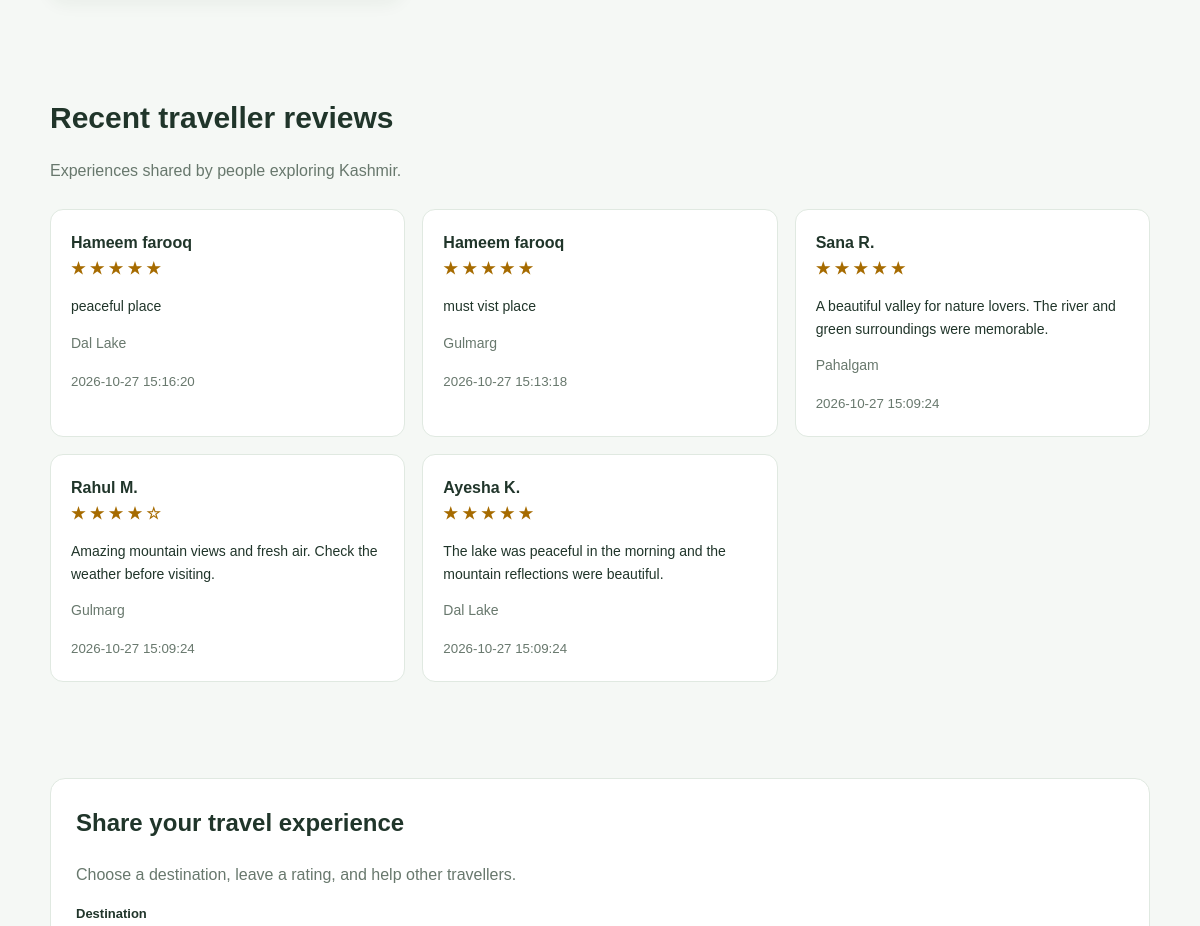
/?category=Lake (middle part), run on an earlier commit of the app's database.
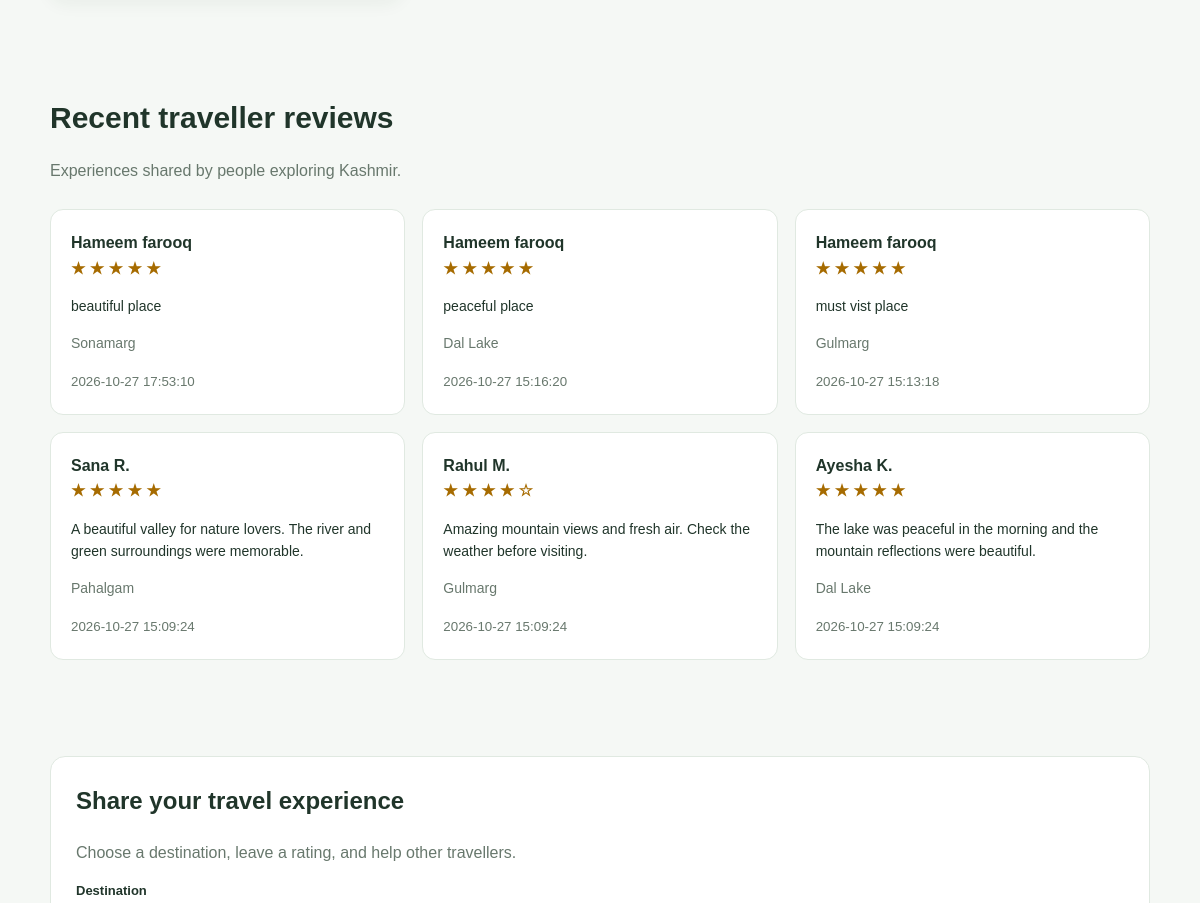
And on a later commit of the database.
### tables this page shows
CREATE TABLE reviews (
            id INTEGER PRIMARY KEY AUTOINCREMENT,
            destination_id INTEGER NOT NULL,
            name TEXT NOT NULL,
            rating INTEGER NOT NULL CHECK(rating BETWEEN 1 AND 5),
            comment TEXT NOT NULL,
            photo_filename TEXT,
            created_at TEXT NOT NULL DEFAULT CURRENT_TIMESTAMP
        );

### app.py (the view)
@app.route('/')
def home():
    search = request.args.get('q', '').strip()[:100]
    category = request.args.get('category', 'All')
    if category not in ('All', 'Lake', 'Mountain', 'Valley', 'Garden'):
        category = 'All'
    destinations = destination_data(search, category)
    conn = connect_db()
    rows = conn.execute('SELECT * FROM reviews ORDER BY id DESC LIMIT 6').fetchall()
    conn.close()
    place_by_id = {d['id']: d for d in DESTINATIONS}
    recent_reviews = []
    for row in rows:
        item = dict(row)
        place = place_by_id.get(item['destination_id'], {})
        item['destination_name'] = place.get('name', 'Kashmir')
        item['destination_slug'] = place.get('slug', 'dal-lake')
        recent_reviews.append(item)
    return render_template('index.html', destinations=destinations, recent_reviews=recent_reviews, q=search, category=category, categories=['All','Lake','Mountain','Valley','Garden'])

### app.py (called while the page is built)
def connect_db():
    conn = sqlite3.connect(DB_PATH)
    conn.row_factory = sqlite3.Row
    return conn

def destination_data(search='', category='All'):
    conn = connect_db()
    data = []
    for destination in DESTINATIONS:
        if search and search.lower() not in (destination['name'] + ' ' + destination['location'] + ' ' + destination['description']).lower():
            continue
        if category not in ('All', '') and destination['category'] != category:
            continue
        row = conn.execute('SELECT COUNT(*) AS total, AVG(rating) AS avg_rating FROM reviews WHERE destination_id=?', (destination['id'],)).fetchone()
        item = dict(destination)
        item['review_count'] = row['total']
        item['rating'] = round(row['avg_rating'], 1) if row['avg_rating'] is not None else 0
        data.append(item)
    conn.close()
    return data

### templates/index.html (shortened to what this page needs)
<!DOCTYPE html>
<html lang="en">
<head>
</head>
<body>
<main>
    <section class="section" id="destinations">
    </section>
    <section class="section" id="reviews">
        <div class="container">
            <div class="section-heading">
                <h2>Recent traveller reviews</h2>
                <p class="muted">
                    Experiences shared by people exploring Kashmir.
                </p>
            </div>
            {% if recent_reviews %}
                <div class="review-list">
                    {% for r in recent_reviews %}
                        <article class="review-card">
                            <h3>{{ r.name }}</h3>
                            <div class="rating">
                                {% for star in range(r.rating | int) %}
                                    ★
                                {% endfor %}
                                {% for star in range(5 - (r.rating | int)) %}
                                    ☆
                                {% endfor %}
                            </div>
                            <p>{{ r.comment }}</p>
                            <p class="muted">
                                {% if r.destination_slug %}
                                    <a href="/destination/{{ r.destination_slug }}">
                                        {{ r.destination_name or 'View destination' }}
                                    </a>
                                {% else %}
                                    {{ r.destination_name or 'Kashmir' }}
                                {% endif %}
                            </p>
                            <small class="muted">
                                {{ r.created_at }}
                            </small>
                        </article>
                    {% endfor %}
                </div>
            {% else %}
                <div class="empty-state">
                    No reviews yet. Be the first to share your experience!
                </div>
            {% endif %}
        </div>
    </section>
    <section class="section" id="write-review">
        <div class="container">
            <div class="panel">
                <h2>Share your travel experience</h2>
                <p class="muted">
                    Choose a destination, leave a rating, and help other travellers.
                </p>
                <form action="/review" method="post" enctype="multipart/form-data">
                    <label class="field">
                        Destination
                    </label>
                </form>
            </div>
        </div>
    </section>
</main>
</body>
</html>

### templates/index.html (style rules this page uses)
* { box-sizing: border-box; }
html { scroll-behavior: smooth; }
body { margin: 0; font-family: Arial, Helvetica, sans-serif; background: #f5f8f5; color: #20352a; line-height: 1.6; }
a { color: inherit; text-decoration: none; }
.container { width: min(1100px, 92%); margin: auto; }
.section { padding: 48px 0; }
.section-heading { margin-bottom: 25px; }
.section-heading h2 { margin: 0 0 5px; font-size: 30px; }
.muted { color: #68786d; }
.rating { color: #a66b00; font-weight: 800; }
.panel { padding: 25px; background: white; border: 1px solid #e0e9e1; border-radius: 15px; }
.panel h2 { margin-top: 0; }
.field { display: block; margin-bottom: 15px; font-size: 13px; font-weight: 700; }
.review-list { display: grid; grid-template-columns: repeat(3, minmax(0, 1fr)); gap: 17px; }
.review-card { padding: 20px; background: white; border: 1px solid #e0e9e1; border-radius: 13px; }
.review-card h3 { margin: 0; font-size: 16px; }
.review-card p { font-size: 14px; overflow-wrap: anywhere; }

What changed in the data, as far as the page shows it:
added reviews: name "Hameem farooq", rating 5 (drawn), comment "beautiful place", destination_name "Sonamarg", created_at "2026-10-27 17:53:10"
